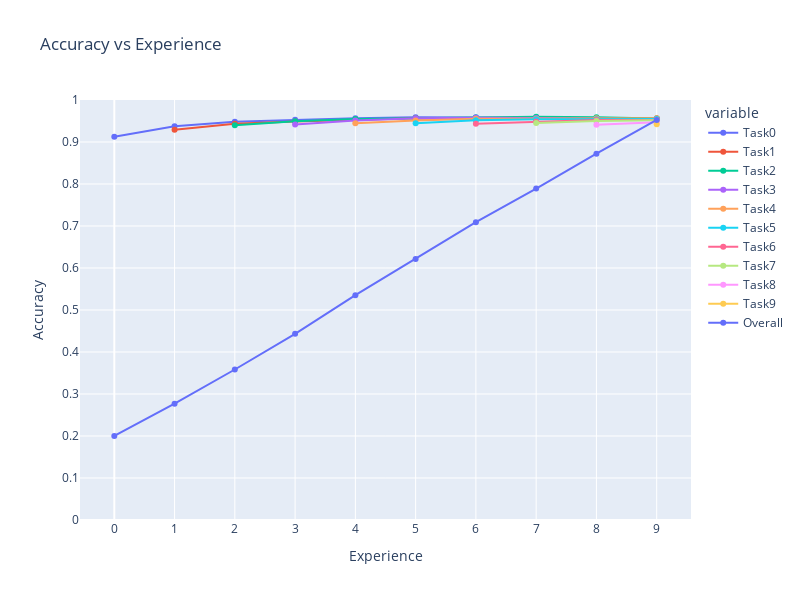

Notebook code for this chart:
### Markdown cell above
## Accuracies

### Code cell
# replace with nan noisy metrics
for i in range(10):
    cumulative_data["accuracies"][f"Task{i}"][:i] = [np.nan] * i

# plotly plot
fig = px.line(
    pd.DataFrame(cumulative_data["accuracies"]),
    title="Accuracy vs Experience",
    labels=dict(index="Experience", value="Accuracy"),
    width=800,
    height=600,
    range_y=[0, 1],
    markers=True,
)
fig.update_layout(
    xaxis=dict(tickmode="linear", tick0=0, dtick=1),
    yaxis=dict(tickmode="linear", tick0=0, dtick=0.1),
)
fig.show()

### Figure 1 — Plotly figure (JSON) as saved in the notebook; plotly's stock layout.template omitted (floating-point values rounded to 4 significant figures)
{"data": [{"hovertemplate": "variable=Task0<br>Experience=%{x}<br>Accuracy=%{y}<extra></extra>", "legendgroup": "Task0", "line": {"color": "#636efa", "dash": "solid"}, "marker": {"symbol": "circle"}, "mode": "markers+lines", "name": "Task0", "orientation": "v", "showlegend": true, "type": "scatter", "x": [0, 1, 2, 3, 4, 5, 6, 7, 8, 9], "xaxis": "x", "y": [0.9125, 0.9374, 0.9485, 0.9528, 0.9568, 0.9589, 0.9588, 0.9577, 0.9556, 0.9557], "yaxis": "y"}, {"hovertemplate": "variable=Task1<br>Experience=%{x}<br>Accuracy=%{y}<extra></extra>", "legendgroup": "Task1", "line": {"color": "#EF553B", "dash": "solid"}, "marker": {"symbol": "circle"}, "mode": "markers+lines", "name": "Task1", "orientation": "v", "showlegend": true, "type": "scatter", "x": [0, 1, 2, 3, 4, 5, 6, 7, 8, 9], "xaxis": "x", "y": [null, 0.9292, 0.9436, 0.9486, 0.9534, 0.9567, 0.9549, 0.9547, 0.9543, 0.9558], "yaxis": "y"}, {"hovertemplate": "variable=Task2<br>Experience=%{x}<br>Accuracy=%{y}<extra></extra>", "legendgroup": "Task2", "line": {"color": "#00cc96", "dash": "solid"}, "marker": {"symbol": "circle"}, "mode": "markers+lines", "name": "Task2", "orientation": "v", "showlegend": true, "type": "scatter", "x": [0, 1, 2, 3, 4, 5, 6, 7, 8, 9], "xaxis": "x", "y": [null, null, 0.9397, 0.9496, 0.9547, 0.9567, 0.9585, 0.9603, 0.9589, 0.9559], "yaxis": "y"}, {"hovertemplate": "variable=Task3<br>Experience=%{x}<br>Accuracy=%{y}<extra></extra>", "legendgroup": "Task3", "line": {"color": "#ab63fa", "dash": "solid"}, "marker": {"symbol": "circle"}, "mode": "markers+lines", "name": "Task3", "orientation": "v", "showlegend": true, "type": "scatter", "x": [0, 1, 2, 3, 4, 5, 6, 7, 8, 9], "xaxis": "x", "y": [null, null, null, 0.9417, 0.9509, 0.9564, 0.958, 0.957, 0.9556, 0.9544], "yaxis": "y"}, {"hovertemplate": "variable=Task4<br>Experience=%{x}<br>Accuracy=%{y}<extra></extra>", "legendgroup": "Task4", "line": {"color": "#FFA15A", "dash": "solid"}, "marker": {"symbol": "circle"}, "mode": "markers+lines", "name": "Task4", "orientation": "v", "showlegend": true, "type": "scatter", "x": [0, 1, 2, 3, 4, 5, 6, 7, 8, 9], "xaxis": "x", "y": [null, null, null, null, 0.9444, 0.9514, 0.9551, 0.9551, 0.9564, 0.9566], "yaxis": "y"}, {"hovertemplate": "variable=Task5<br>Experience=%{x}<br>Accuracy=%{y}<extra></extra>", "legendgroup": "Task5", "line": {"color": "#19d3f3", "dash": "solid"}, "marker": {"symbol": "circle"}, "mode": "markers+lines", "name": "Task5", "orientation": "v", "showlegend": true, "type": "scatter", "x": [0, 1, 2, 3, 4, 5, 6, 7, 8, 9], "xaxis": "x", "y": [null, null, null, null, null, 0.9445, 0.9518, 0.9543, 0.9544, 0.9549], "yaxis": "y"}, {"hovertemplate": "variable=Task6<br>Experience=%{x}<br>Accuracy=%{y}<extra></extra>", "legendgroup": "Task6", "line": {"color": "#FF6692", "dash": "solid"}, "marker": {"symbol": "circle"}, "mode": "markers+lines", "name": "Task6", "orientation": "v", "showlegend": true, "type": "scatter", "x": [0, 1, 2, 3, 4, 5, 6, 7, 8, 9], "xaxis": "x", "y": [null, null, null, null, null, null, 0.9437, 0.9486, 0.9523, 0.9522], "yaxis": "y"}, {"hovertemplate": "variable=Task7<br>Experience=%{x}<br>Accuracy=%{y}<extra></extra>", "legendgroup": "Task7", "line": {"color": "#B6E880", "dash": "solid"}, "marker": {"symbol": "circle"}, "mode": "markers+lines", "name": "Task7", "orientation": "v", "showlegend": true, "type": "scatter", "x": [0, 1, 2, 3, 4, 5, 6, 7, 8, 9], "xaxis": "x", "y": [null, null, null, null, null, null, null, 0.9451, 0.9501, 0.9519], "yaxis": "y"}, {"hovertemplate": "variable=Task8<br>Experience=%{x}<br>Accuracy=%{y}<extra></extra>", "legendgroup": "Task8", "line": {"color": "#FF97FF", "dash": "solid"}, "marker": {"symbol": "circle"}, "mode": "markers+lines", "name": "Task8", "orientation": "v", "showlegend": true, "type": "scatter", "x": [0, 1, 2, 3, 4, 5, 6, 7, 8, 9], "xaxis": "x", "y": [null, null, null, null, null, null, null, null, 0.9413, 0.9468], "yaxis": "y"}, {"hovertemplate": "variable=Task9<br>Experience=%{x}<br>Accuracy=%{y}<extra></extra>", "legendgroup": "Task9", "line": {"color": "#FECB52", "dash": "solid"}, "marker": {"symbol": "circle"}, "mode": "markers+lines", "name": "Task9", "orientation": "v", "showlegend": true, "type": "scatter", "x": [0, 1, 2, 3, 4, 5, 6, 7, 8, 9], "xaxis": "x", "y": [null, null, null, null, null, null, null, null, null, 0.9423], "yaxis": "y"}, {"hovertemplate": "variable=Overall<br>Experience=%{x}<br>Accuracy=%{y}<extra></extra>", "legendgroup": "Overall", "line": {"color": "#636efa", "dash": "solid"}, "marker": {"symbol": "circle"}, "mode": "markers+lines", "name": "Overall", "orientation": "v", "showlegend": true, "type": "scatter", "x": [0, 1, 2, 3, 4, 5, 6, 7, 8, 9], "xaxis": "x", "y": [0.2, 0.2771, 0.3583, 0.4432, 0.5354, 0.6217, 0.7091, 0.7891, 0.8721, 0.9526], "yaxis": "y"}], "layout": {"height": 600, "legend": {"title": {"text": "variable"}, "tracegroupgap": 0}, "title": {"text": "Accuracy vs Experience"}, "width": 800, "xaxis": {"anchor": "y", "domain": [0, 1], "dtick": 1, "tick0": 0, "tickmode": "linear", "title": {"text": "Experience"}}, "yaxis": {"anchor": "x", "domain": [0, 1], "dtick": 0.1, "range": [0, 1], "tick0": 0, "tickmode": "linear", "title": {"text": "Accuracy"}}}}
